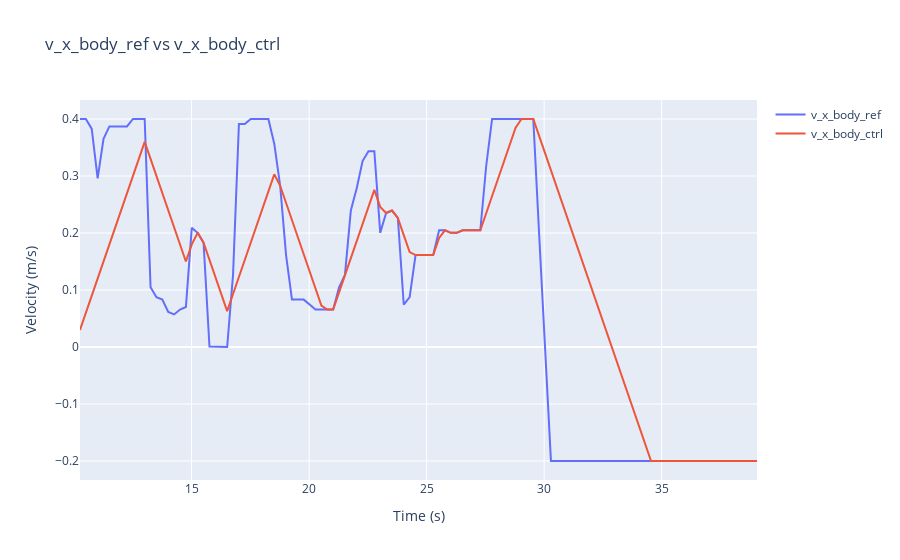

Notebook code cell kept with this figure:
### Code cell
# Plot v_x_body_ctrl, v_x_body_ref of the data.
fig = go.Figure()
fig.add_trace(
    go.Scatter(x=df["time"], y=df["v_x_body_ref"], mode="lines", name="v_x_body_ref")
)
fig.add_trace(
    go.Scatter(x=df["time"], y=df["v_x_body_ctrl"], mode="lines", name="v_x_body_ctrl")
)
fig.update_layout(
    title="v_x_body_ref vs v_x_body_ctrl",
    xaxis_title="Time (s)",
    yaxis_title="Velocity (m/s)",
)
fig.show()
